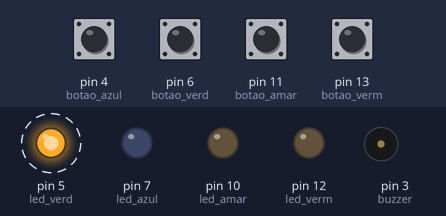
This sketch was run on a simulated Arduino Uno, built with avr-gcc and run on an emulated ATmega328P. On the bench: output pins drawn as LEDs (lit = HIGH), buzzer (waves = sounding). Dashed ring = blinking. The inputs (shaded band) are chosen by the test bench; at power-on: pin 4 (botao_azul), pin 6 (botao_verd), pin 11 (botao_amar), pin 13 (botao_verm) HIGH. Random numbers use the default seed unless the sketch sets one.

Above: at 1.45 s.
1.5 s: pin 6 (botao_verd) pulled LOW for 0.25 s
At 2.0 s:
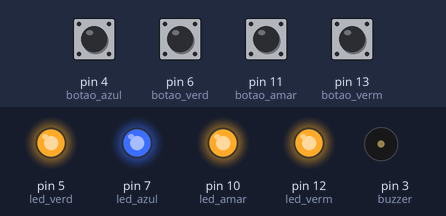
4.5 s: pin 4 (botao_azul) pulled LOW for 0.25 s
At 5.2 s:
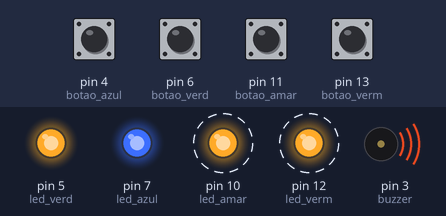
7.5 s: pin 6 (botao_verd) pulled LOW for 1 s
At 10.3 s:
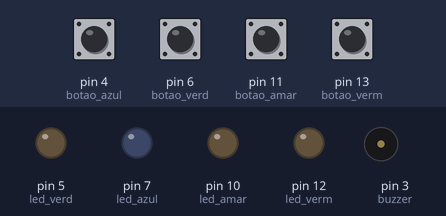
11.2 s: pin 6 (botao_verd) pulled LOW for 0.25 s
At 11.9 s:
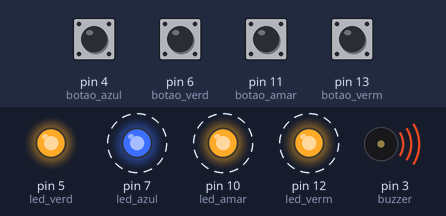
Timing chart, 0 to 15.2 s (numbered marks = the images above; inputs shaded):
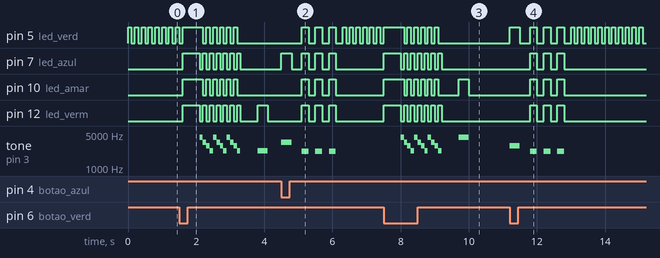

The sketch:

jogo_genius_alunos3.ino
```cpp
//Definição dos pinos:

int led_verm = 12;
int led_verd = 5;
int led_azul = 7;
int led_amar = 10;

int botao_verm = 13;
int botao_verd = 6;
int botao_azul = 4;
int botao_amar = 11;

int buzzer = 3;

// --- Variávei Globais ---
int seq[50]; //vetor que grava a sequência dos leds (1 - verm, 2 - verd, 3 - azul, 4 - amar)

int i; //variavel contadora: usada para preencher vetor seq[]
int a; //variavel contadora: avança até alcançar o nivel que o jogador estar
int c; //variavel contadora: é incrementada cada vez que um botão é pressionado

int nivel; //variável que grava o nível máximo que o jogador chegou

boolean jogar; //mantem-se nível logico alto enquanto o jogador acerta a sequencia
boolean verificar; //verificar = 1: jogador ainda não chegou no último nível,
//verificar = 0: jogador chegou no último nível ou errou a sequencia.

int nota_verm = 2280, //nota musical para cor verm
    nota_verd = 2850,
    nota_azul = 3420,
    nota_amar = 4275;

/////////----------------------------------------------
void setup() {
  pinMode(led_verm, OUTPUT);
  pinMode(led_verd, OUTPUT);
  pinMode(led_azul, OUTPUT);
  pinMode(led_amar, OUTPUT);

  pinMode(botao_verm, INPUT_PULLUP);
  pinMode(botao_verd, INPUT_PULLUP);
  pinMode(botao_azul, INPUT_PULLUP);
  pinMode(botao_amar, INPUT_PULLUP);

  pinMode(buzzer, OUTPUT);

  randomSeed(analogRead(0)); // inicia a lista de valores aleatórios

  digitalWrite(led_verm, LOW);
  digitalWrite(led_verd, LOW);
  digitalWrite(led_azul, LOW);
  digitalWrite(led_amar, LOW);
  noTone(buzzer);
}

// --- função  Loop  ---
void loop() {

  digitalWrite(led_verd, 1);
  delay(100);
  digitalWrite(led_verd, 0);
  delay(100);

  if (digitalRead(botao_verd) == 0) { // se botão verde for pressionado
    abertura();  // chama a função de inicialização - leds piscam
    jogo(); // jogo genius
    finalizacao(); // executada quando o jogador erra a sequencia - leds piscam
  }
} // fim loop

////////////////////////////////////////////////////////////////////////
// ----------------------------- FUNÇÕES -----------------------------//
////////////////////////////////////////////////////////////////////////

void abertura() //sinaliza o inicio do jogo
{
  digitalWrite(led_verm,  HIGH);
  digitalWrite(led_verd,  HIGH);
  digitalWrite(led_azul,  HIGH);
  digitalWrite(led_amar,  HIGH);
  delay(500);

  for (int j = 0; j < 3; j++)//repete 3 vezes
  {
    digitalWrite(led_verm,  LOW);
    digitalWrite(led_verd,  HIGH);
    digitalWrite(led_azul,  LOW);
    digitalWrite(led_amar,  HIGH);
    tone(buzzer, nota_amar);
    delay(100);
    noTone(buzzer);

    digitalWrite(led_verm,  HIGH);
    digitalWrite(led_verd,  LOW);
    digitalWrite(led_azul,  HIGH);
    digitalWrite(led_amar,  LOW);
    tone(buzzer, nota_azul);
    delay(100);
    noTone(buzzer);

    digitalWrite(led_verm,  LOW);
    digitalWrite(led_verd,  HIGH);
    digitalWrite(led_azul,  LOW);
    digitalWrite(led_amar,  HIGH);
    tone(buzzer, nota_verd);
    delay(100);
    noTone(buzzer);

    digitalWrite(led_verm,  HIGH);
    digitalWrite(led_verd,  LOW);
    digitalWrite(led_azul,  HIGH);
    digitalWrite(led_amar,  LOW);
    tone(buzzer, nota_verm);
    delay(100);
    noTone(buzzer);

  } //end for

  digitalWrite(led_verm,  LOW);
  digitalWrite(led_verd,  LOW);
  digitalWrite(led_azul,  LOW);
  digitalWrite(led_amar,  LOW);

  delay(500);
} //fim abertura

//////////////////////////***************************************

void jogo() {
  for (i = 1; i < 50;  i++) {
    seq[i] =  random(1, 5);
  }
  nivel = 1;
  jogar = 1;

  while (jogar == 1) {

    for (a = 1; a <= nivel; a++) {

      switch (seq[a]) {
        case 1:
          saida_verm();
          break;
        case 2:
          saida_verd();
          break;
        case 3:
          saida_azul();
          break;
        case 4:
          saida_amar();
          break;


      }

    }

    c = 1;
    verificar = 1;

    while (verificar == 1) {
      if (digitalRead(botao_verm) == 0) {
        saida_verm();
        if (seq[c] == 1) {
          proximo();
        } else {
          verificar = 0;
          jogar = 0;
        }
      }

      if (digitalRead(botao_verd) == 0) {
        saida_verd();
        if (seq[c] == 2) {
          proximo();
        } else {
          verificar = 0;
          jogar = 0;
        }
      }


      if (digitalRead(botao_azul) == 0) {
        saida_azul();
        if (seq[c] == 3) {
          proximo();
        } else {
          verificar = 0;
          jogar = 0;
        }
      }


      if (digitalRead(botao_amar) == 0) {
        saida_amar();
        if (seq[c] == 4) {
          proximo();
        } else {
          verificar = 0;
          jogar = 0;
        }
      }

    }
  }

}

 //fim jogo

void proximo() {
  c = c + 1;
  if (c == nivel + 1) {
    verificar = 0;
    jogar = 1;
    nivel = nivel + 1;
    delay(300);
  }
}

//////////////////////////***************************************

void saida_verm()   //aciona led_verm com nota_verm
{
  digitalWrite(led_verm, HIGH);
  tone(buzzer, nota_verm);
  delay(300);
  digitalWrite(led_verm, LOW);
  noTone(buzzer);
  delay(300);
} //fim saida_verm

void saida_verd()   //aciona led_verd
{
  digitalWrite(led_verd, HIGH);
  tone(buzzer, nota_verd);
  delay(300);
  digitalWrite(led_verd, LOW);
  noTone(buzzer);
  delay(300);
} //fim saida_verd

void saida_azul()   //aciona led_azul
{
  digitalWrite(led_azul, HIGH);
  tone(buzzer, nota_azul);
  delay(300);
  digitalWrite(led_azul, LOW);
  noTone(buzzer);
  delay(300);
} //fim saida_azul

void saida_amar()   //aciona led_amar
{
  digitalWrite(led_amar, HIGH);
  tone(buzzer, nota_amar);
  delay(300);
  digitalWrite(led_amar, LOW);
  noTone(buzzer);
  delay(300);
} //fim saida_amar

//////////////////////////***************************************

void finalizacao() {
  for (int j = 0; j < 3; j++)  {
    digitalWrite(led_verm,  HIGH);
    digitalWrite(led_verd,  HIGH);
    digitalWrite(led_azul,  HIGH);
    digitalWrite(led_amar,  HIGH);
    tone(buzzer, 2200);
    delay(200);
    digitalWrite(led_verm,  LOW);
    digitalWrite(led_verd,  LOW);
    digitalWrite(led_azul,  LOW);
    digitalWrite(led_amar,  LOW);
    noTone(buzzer);
    delay(200);
  }
}
```

Measured:
- after the input at 1.5 s, pin 7 (led_azul): LOW → HIGH after 0.10 s, then repeats every 0.20 s: LOW 0.10 s, HIGH 0.10 s, until it stays LOW from 3.3 s; pin 10 (led_amar): LOW → HIGH after 0.10 s, then repeats every 0.20 s: LOW 0.10 s, HIGH 0.10 s, until it stays LOW from 3.2 s
- after the input at 4.5 s, pin 5 (led_verd): goes 3 × (HIGH 0.20 s, LOW 0.20 s), 5 × (HIGH 0.10 s, LOW 0.10 s), HIGH 0.10 s, then LOW, starting after 0.60 s; pin 7 (led_azul): LOW → HIGH at once, → LOW 0.30 s later, → HIGH 0.30 s later, → LOW 0.20 s later, … (8 changes in this stretch)
- after the input at 7.5 s, pin 7 (led_azul): LOW → HIGH at once, then repeats every 0.20 s: LOW 0.10 s, HIGH 0.10 s, until it stays LOW from 9.2 s; pin 10 (led_amar): goes HIGH 0.60 s, 5 × (LOW 0.10 s, HIGH 0.10 s), LOW 0.60 s, HIGH 0.30 s, then LOW, starting at once
- after the input at 11.2 s, pin 5 (led_verd): goes HIGH 0.30 s, LOW 0.30 s, 3 × (HIGH 0.20 s, LOW 0.20 s), 10 × (HIGH 0.10 s, LOW 0.10 s), HIGH 0.10 s, then LOW, starting at once; pin 7 (led_azul): alternates HIGH for 0.20 s and LOW for 0.20 s, 6 changes in all, then stays LOW, starting after 0.60 s
